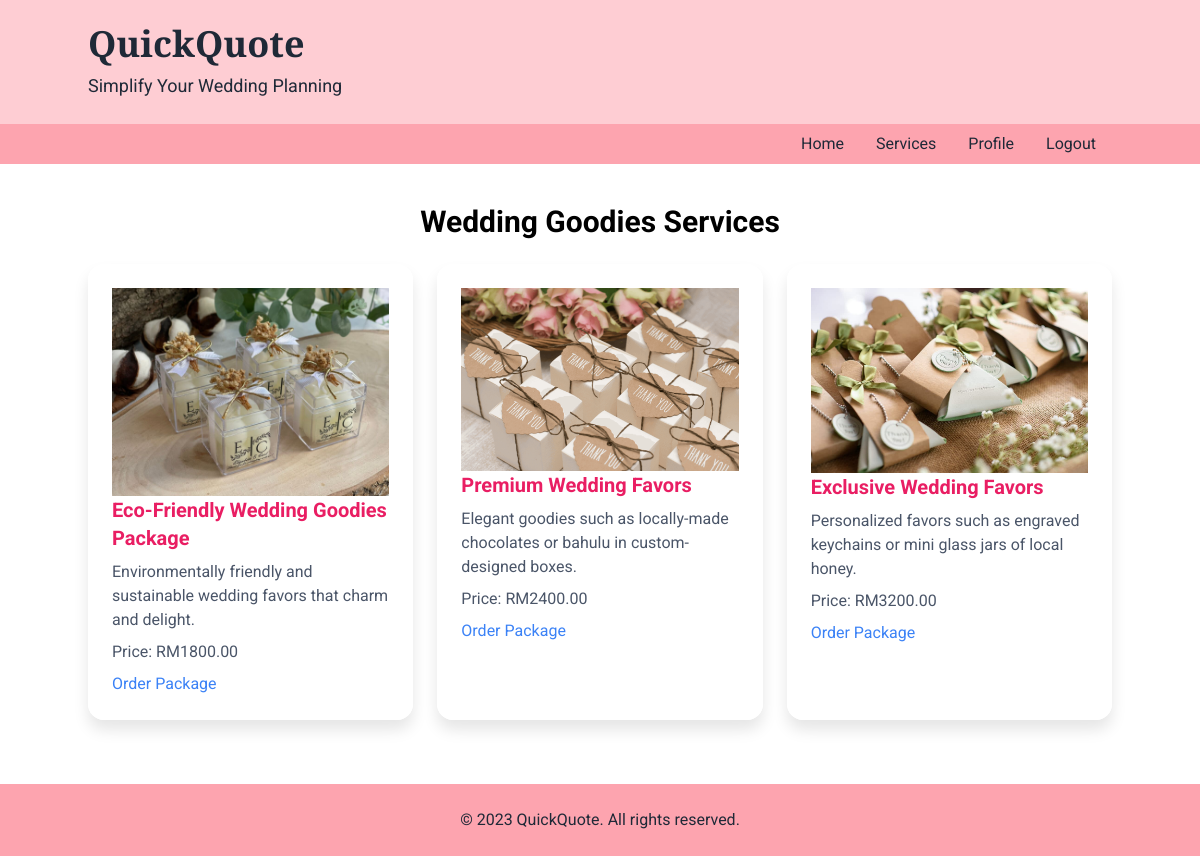
The page /QuickQoute/weddinggoodies.php on the database its author committed.
### tables this page shows
CREATE TABLE `packages` (
  `package_id` int(11) NOT NULL,
  `service_id` int(11) DEFAULT NULL,
  `package_name` varchar(100) NOT NULL,
  `description` text DEFAULT NULL,
  `price` decimal(10,2) NOT NULL,
  `image_url` varchar(255) DEFAULT NULL,
  `created_at` timestamp NOT NULL DEFAULT current_timestamp()
);

### QuickQoute/weddinggoodies.php (the view, shortened to what this page needs)
<html>
<head>
    <script src="https://cdn.tailwindcss.com"></script>
    <link href="https://cdnjs.cloudflare.com/ajax/libs/font-awesome/5.15.3/css/all.min.css" rel="stylesheet"/>
</head>
<body>
    <header class="bg-rose-200 text-gray-800 py-6">
        <div class="container mx-auto text-left">
            <h1 class="text-4xl font-bold" style="font-family: 'Playfair Display', serif;">QuickQuote</h1>
            <p class="text-lg mt-2">Simplify Your Wedding Planning</p>
        </div>
    </header>
    <nav class="bg-rose-300">
   <div class="container mx-auto flex justify-end">
    <a class="text-gray-800 px-4 py-2 hover:bg-rose-400" href="dashboard.php">
     Home
    </a>
    <a class="text-gray-800 px-4 py-2 hover:bg-rose-400" href="service.php">
     Services
    </a>
    <a class="text-gray-800 px-4 py-2 hover:bg-rose-400" href="customerprofile.php">
     Profile
    </a>
    <a class="text-gray-800 px-4 py-2 hover:bg-rose-400" href="index.php">
     Logout
    </a>
   </div>
  </nav>
    <main class="container mx-auto py-10">
        <h2 class="text-3xl font-bold mb-6 text-center">Wedding Goodies Services</h2>
        <div class="grid grid-cols-1 md:grid-cols-2 lg:grid-cols-3 gap-6">
            <?php
            include 'db.php';
            $wedding_goodies_service_id = 9;
            $query = "SELECT * FROM packages WHERE service_id = ?";
            $stmt = $conn->prepare($query);
            $stmt->bind_param("i", $wedding_goodies_service_id);
            $stmt->execute();
            $result = $stmt->get_result();
            while ($package = $result->fetch_assoc()) {
                echo '<div class="service-card fade-in">';
                if (!empty($package['image_url'])) {
                    echo '<img src="' . htmlspecialchars($package['image_url']) . '" alt="Image of ' . htmlspecialchars($package['package_name']) . '">';
                }
                echo '<h3 class="text-xl font-bold mb-2">' . htmlspecialchars($package['package_name']) . '</h3>';
                echo '<p class="text-gray-700 mb-2">' . htmlspecialchars($package['description']) . '</p>';
                echo '<p class="text-gray-700 mb-2">Price: RM' . htmlspecialchars($package['price']) . '</p>';
                echo '<a class="text-blue-600 hover:underline" href="orderdetails.php?package_id=' . htmlspecialchars($package['package_id']) . '">Order Package</a>';
                echo '</div>';
            }
            ?>
        </div>
    </main>
    <footer class="bg-rose-300 text-gray-800 py-6 mt-auto">
        <div class="container mx-auto text-center">
            <p>© 2023 QuickQuote. All rights reserved.</p>
        </div>
    </footer>
</body>
</html>

### QuickQoute/weddinggoodies.php (style rules this page uses)
body { font-family: 'Roboto', sans-serif; display: flex; flex-direction: column; min-height: 100vh; background-image: url('https://storage.googleapis.com/a1aa/image/wedding-background.jpg'); background-size: cover; background-attachment: fixed; }
.fade-in { animation: fadeIn 1s ease-in-out; }
.service-card { background: rgba(255, 255, 255, 0.9); padding: 1.5rem; border-radius: 1rem; box-shadow: 0 10px 15px rgba(0, 0, 0, 0.1); margin-bottom: 1.5rem; transition: transform 0.3s ease, box-shadow 0.3s ease; }
.service-card h3 { color: #e91e63; }
.service-card p { color: #4A5568; }
.service-card a { color: #3b82f6; }

### rows shown on the page
packages: image_url (picture), package_name "Eco-Friendly Wedding Goodies Package", description "Environmentally friendly and sustainable wedding favors that charm and delight.", price "1800.00"
packages: image_url (picture), package_name "Premium Wedding Favors", description "Elegant goodies such as locally-made chocolates or bahulu in custom-designed boxes.", price "2400.00"
packages: image_url (picture), package_name "Exclusive Wedding Favors", description "Personalized favors such as engraved keychains or mini glass jars of local honey.", price "3200.00"
